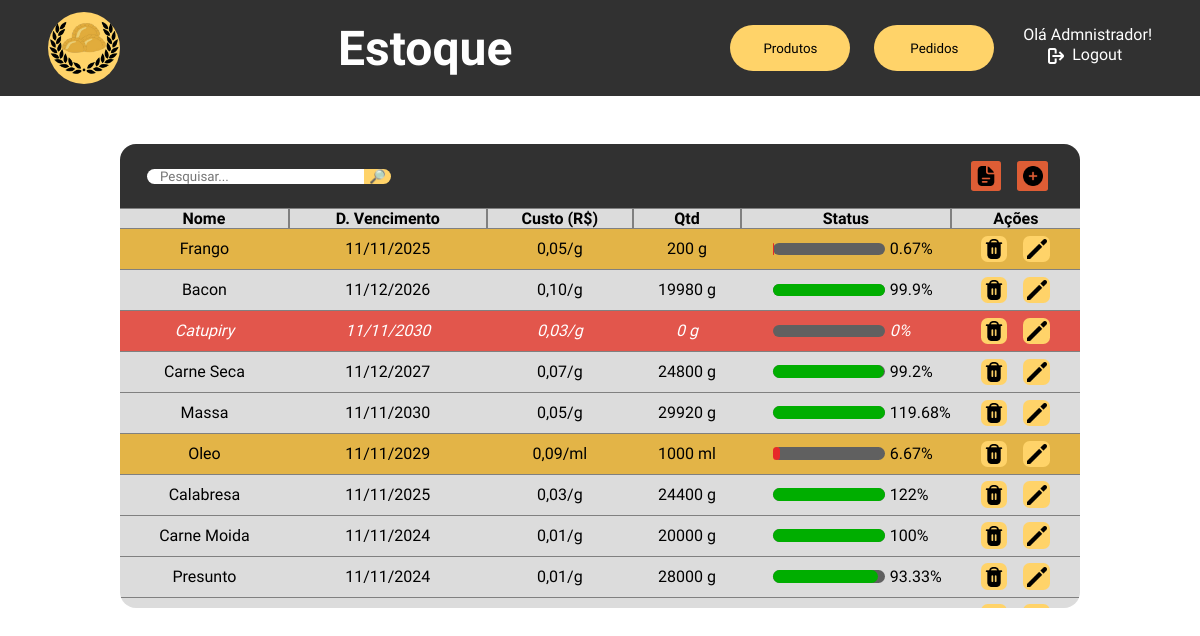
Before: /php/tabelaEstoque.php (signed in) with the older database file.
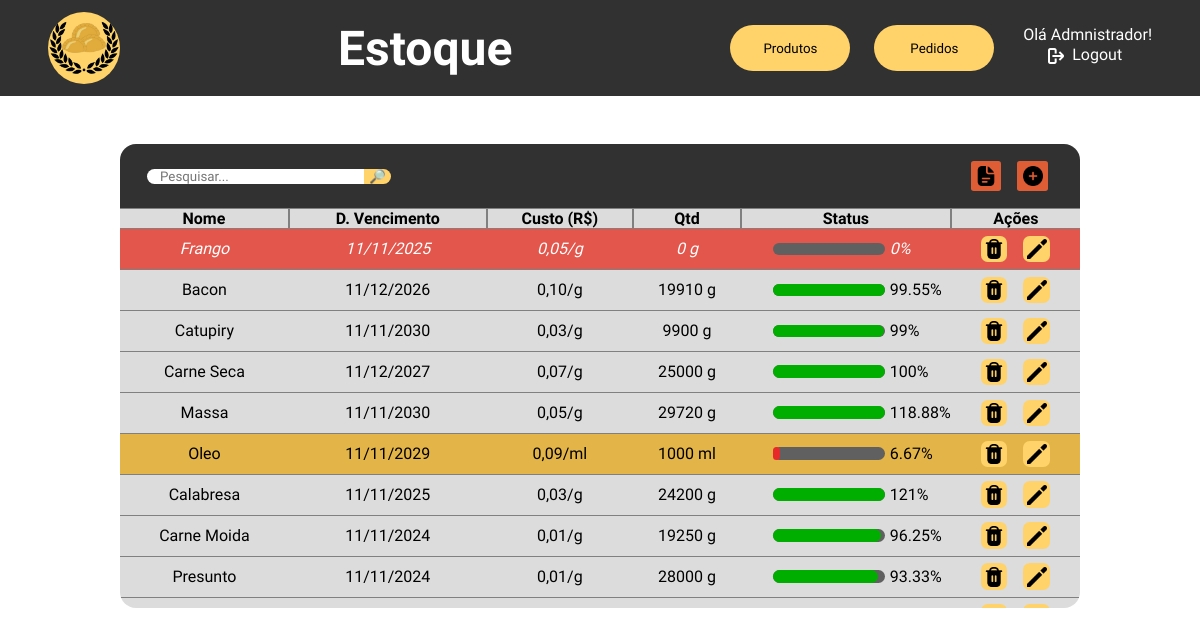
After: the same page with the newer database file.
### tables this page shows
CREATE TABLE `estoque` (
  `id_item` int(11) NOT NULL,
  `nome_item` varchar(50) NOT NULL,
  `data_vencimento` date NOT NULL,
  `valor_custo` decimal(10,2) NOT NULL,
  `unidade_medida` varchar(2) NOT NULL,
  `qtd` int(11) NOT NULL,
  `qtd_padrao` int(11) NOT NULL
);

### php/utilities/fixMoney.php (called while the page is built)
<?php
    function fixMoney($value){
        return str_replace(".", ",", sprintf("%1$.2f", $value));
    }
?>

### php/tabelaEstoque.php (the view, shortened to what this page needs)
<?php
    include "utilities/fixMoney.php";
    function tratarData($data){
        $date_array = explode("-",$data);
        return $date_array[2]."/".$date_array[1]."/".$date_array[0];
    }
    function getPercentageShow($n, $total){
        $percent = (100*$n)/$total;
        if($percent > 100){
            return 100;
        }
        return $percent;
    }
    function getPercentageReal($n, $total){
        return round((100*$n)/$total, 2);
    }
    function table($search){
        include "utilities/mysql_connect.php";
        $query = mysqli_query($connection, "select nome_item, data_vencimento, valor_custo, unidade_medida, qtd, qtd_padrao, id_item from estoque where nome_item like \"%$search%\";");
        while($output = mysqli_fetch_array($query)){
            if($output[4] == 0){
                echo"<tr class='dead-row'>";
            }else if($output[4] <= $output[5]*0.1){
                echo"<tr class='alert'>";
            }else{
                echo"<tr class='normal-row'>";
            }
            $data = tratarData($output[1]);
            $percentageShow = getPercentageShow($output[4], $output[5]);
            $percentageReal = getPercentageReal($output[4], $output[5]);
            $preco = fixMoney($output[2]);
            echo"<td>$output[0]</td>";
            echo"<td>$data</td>";
            echo"<td>$preco/$output[3]</td>";
            echo"<td>$output[4] $output[3]</td>";
            if($output[4] <= $output[5]*0.1){
                echo"<td style='width: 12em;'><div style='display: flex; justify-content: start; align-items: center; gap: .3em;'>";
                echo"<div class='bar-holder'><div class='bar' style='width: $percentageShow%; background-color: #E72929;'></div></div>";
                echo"<p>$percentageReal%</p>";
                echo"</div></td>";
            }else if($output[4] <= $output[5]*0.5){
                echo"<td style='width: 12em;'><div style='display: flex; justify-content: start; align-items: center; gap: .3em;'>";
                echo"<div class='bar-holder'><div class='bar' style='width: $percentageShow%; background-color: #FFC94A;'></div></div>";
                echo"<p>$percentageReal%</p>";
                echo"</div></td>";
            }else{
                echo"<td style='width: 12em;'><div style='display: flex; justify-content: start; align-items: center; gap: .3em;'>";
                echo"<div class='bar-holder'><div class='bar' style='width: $percentageShow%; background-color: #00ae00;'></div></div>";
                echo"<p>$percentageReal%</p>";
                echo"</div></td>";
            }
            echo"<td><div style='display: flex; justify-content: center; gap: 1em;'>";
            echo"<form action='tabelaEstoque.php' method='post'><input type='hidden' name='id_delete-confirmar' value='$output[6]'><button name='delete' type='submit'><img src='../images/icons/delete.png'></button></form>";
            echo"<form action='tabelaEstoque.php' method='post'><input type='hidden' name='id_edit' value='$output[6]'><button name='edit' type='submit'><img src='../images/icons/edit.png'></button></form>";
            echo"</div></td></tr>";
        }
    }
?>
<!DOCTYPE html>
<html lang="pt-br">
<head>
    <link rel="stylesheet" href="../css/tabelaEstoque.css">
</head>
<body>
    <div class="navbar">
        <a href="adm_dashboard.php">
        <div class="logo"></div>
        </a>
        <h1>Estoque</h1>
        <div class="menu">
            <a href="tabelaProdutos.php"><button>Produtos</button></a>
            <button>Pedidos</button>
            <div class="user-area">
                <?php
                    $username = $_SESSION['username'];
                    echo"<p>Olá $username!</p>";
                ?>
                <a href="sessionEnded.php"><div class="logout"><img src="../images/icons/logout.png"><p>Logout</p></div></a>
            </div>
        </div>
    </div>
    <div class="center">
        <div class="table-header">
            <form action="tabelaEstoque.php" method="post" id="searchbox">
                <input type="text" placeholder="Pesquisar..." name="search" id="searchbar">
                <input type="submit" value="🔎︎">
            </form>
            <div id="menu">
                <button onclick=""><img src="../images/icons/report.png"></button>
                <form action="tabelaEstoque.php" method="post">
                    <button><img src="../images/icons/plus.png"></button>
                </form>
            </div>
        </div>
        <div class="table-holder">
            <table>
                <tr style="position: sticky; top: 0; background-color: #dcdcdc;"><th style="border-left: none;">Nome</th><th>D. Vencimento</th><th>Custo (R$)</th><th>Qtd</th><th>Status</th><th style="border-right: none;">Ações</th></tr>
                <?php
                    if($_SERVER['REQUEST_METHOD'] === 'POST' && isset($_POST['search'])){
                        $search = $_POST['search'];
                        table($search);
                        echo "<script>
                                document.getElementById('searchbar').value='$search'
                                document.getElementById('close-search').style.display = 'block'
                            </script>";
                    }else{
                        table("");
                    }
                ?>
            </table>
        </div>
    </div>
</body>
</html>

### css/tabelaEstoque.css (style rules this page uses)
* { padding: 0; margin: 0; font-family: "Kanit", Arial, Helvetica, sans-serif; }
body { overflow: hidden; }
.navbar { height: 6em; background-color: #313131; display: flex; justify-content: space-between; align-items: center; padding-left: 3em; padding-right: 3em; }
.navbar h1 { color: white; font-size: 3em; }
.navbar .logo { height: 4.5em; width: 4.5em; border-radius: 3em; background-color: #FFD369; background-image: url('../images/logo.png'); background-size: contain; background-repeat: no-repeat; background-position: center center; }
.navbar .menu { display: flex; gap: 1.5em; }
.navbar .menu button { width: 9em; height: 3.5em; background-color: #FFD369; border: none; border-radius: 2em; cursor: pointer; transition: 200ms; }
.navbar .menu .user-area { display: flex; flex-direction: column; align-items: center; color: white; }
.navbar .menu .user-area p { margin-bottom: .1em; }
.navbar .menu .user-area .logout { display: flex; align-items: center; }
.navbar .menu .user-area a { text-decoration: none; color: white; }
.navbar .menu .user-area p { margin-left: .3em; }
.navbar .menu .user-area .logout img { width: 1em; height: 1em; filter: invert(100%); margin-right: .2em; }
.center { height: calc(100vh - 6em); display: flex; justify-content: start; align-items: center; flex-direction: column; }
.table-header { margin-top: 3em; width: 60em; height: 4em; background-color: #313131; border-radius: 1em 1em 0 0; display: flex; justify-content: space-between; align-items: center; }
.table-header #searchbox { display: flex; align-items: center; justify-content: center; width: fit-content; }
.table-header #searchbox input[type="text"] { margin-left: 2em; padding-left: 1em; padding-right: 1em; border: none; border-radius: 1em 0 0 1em; }
.table-header #searchbox input[type="submit"] { border: none; background-color: #FFD369; width: 2em; border-radius: 0 1em 1em 0; cursor: pointer; }
.table-header #menu { margin-right: 2em; display: flex; justify-content: center; align-items: center; gap: 1em; }
.table-header #menu button { width: 2.3em; height: 2.3em; border: none; border-radius: .2em; cursor: pointer; background-color: #DE5D35; display: flex; align-items: center; justify-content: center; transition: 200ms; }
.table-header #menu button img { width: 1.5em; height: 1.5em; }
.table-holder { width: 60em; height: 25em; background-color: #dcdcdc; border-radius: 0 0 1em 1em; overflow-y: scroll; }
.table-holder table { width: 60em; border-spacing: 0; text-align: center; }
.table-holder table th { border: .1em solid grey; }
.table-holder table td { border-bottom: .1em solid grey; }
.table-holder table .alert { background-color: #e3b447; }
.table-holder table .dead-row { background-color: #e2564c; color: white; font-style: italic; }
.table-holder table button { width: 2em; height: 2em; margin-top: .5em; margin-bottom: .5em; border: none; border-radius: .5em; cursor: pointer; display: flex; align-items: center; justify-content: center; background-color: #FFD369; transition: 200ms; }
.table-holder table button img { width: 1.5em; height: 1.5em; }
.table-holder .bar-holder { height: .8em; width: 7em; border-radius: 1em; background-color: #606060; margin-left: 2em; }
.table-holder .bar-holder .bar { height: .8em; border-radius: 1em; }

Changed rows visible on the page:
changed estoque "Frango": qtd "200" → "0"; qtd "0.67" → "0"
changed estoque "Bacon": qtd "19980" → "19910"; percentageReal "99.9" → "99.55"
changed estoque "Catupiry": qtd "0" → "9900"; percentageReal (not shown) → "99"; qtd "0" → (not shown)
changed estoque "Carne Seca": qtd "24800" → "25000"; percentageReal "99.2" → "100"
changed estoque "Massa": qtd "29920" → "29720"; percentageReal "119.68" → "118.88"
changed estoque "Calabresa": qtd "24400" → "24200"; percentageReal "122" → "121"
changed estoque "Carne Moida": qtd "20000" → "19250"; percentageReal "100" → "96.25"
